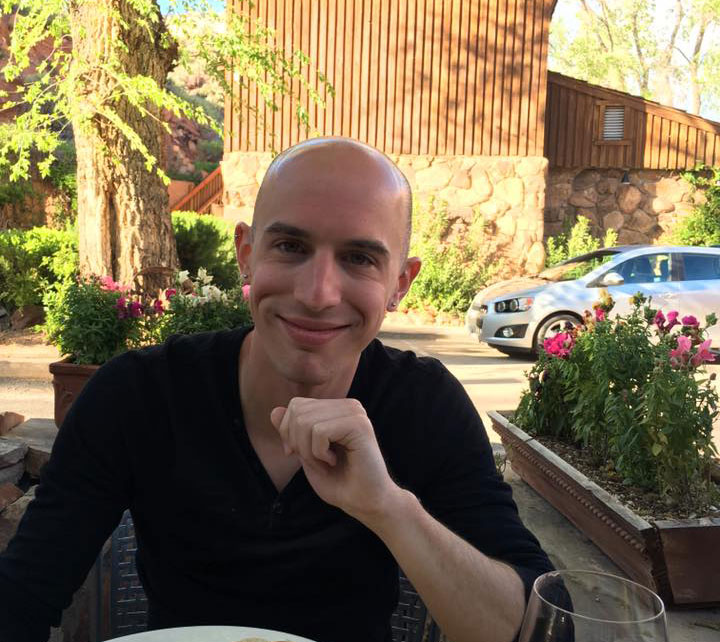
#> input picture faceDetection/facial-landmarks/images/example_01.jpg, 720 x 642 px
$ python -i detectFace.py   (imports and definitions only)
#> lines starting #> are read from the running program, lines starting #| are printed output that depends on the picture; after the words box and inside, x2 and y2 are one past the last pixel; in counts of white or black regions, pixels touching at a corner belong together
#> further down, picture is the input picture: shape (642, 720, 3); mean B, G, R 80.1, 107.8, 122.6
### faceDetection/detectSkinColor.py
import numpy as np
import cv2

def onlyFace(img):
# 	R > 95 and G > 40 and B > 20 and R > G and R > B
# and | R - G | > 15 and A > 15 and Cr > 135 and
# Cb > 85 and Y > 80 and Cr <= (1.5862*Cb)+20 and
# Cr>=(0.3448*Cb)+76.2069 and
# Cr >= (-4.5652*Cb)+234.5652 and
# Cr <= (-1.15*Cb)+301.75 and
# Cr <= (-2.2857*Cb)+432.85
# 0.0 <= H <= 50.0 and 0.23 <= S <= 0.68


	lower = np.array([0, 30, 30], dtype = "uint8")
	upper = np.array([155, 255, 255], dtype = "uint8")


	converted = cv2.cvtColor(img, cv2.COLOR_BGR2HSV)
	skinMask = cv2.inRange(converted, lower, upper)
	skin = cv2.bitwise_and(img, img, mask = skinMask)
	return skin

### faceDetection/detectFace.py
import copy
import cv2
import imutils
from .Display import display
from .detectSkinColor import onlyFace

#Detect Faces
def detect(img):

    # img = onlyFace(img)

    cropped_faces = []
    face_cascade = cv2.CascadeClassifier("C:/Users/sande/Desktop/CV/sandeep/Data/cascades/haarcascade_frontalface_default.xml")
    eye_cascade = cv2.CascadeClassifier('C:/Users/sande/Desktop/CV/sandeep/Data/cascades/haarcascade_eye.xml')
    mouth_cascade = cv2.CascadeClassifier('C:/Users/sande/Desktop/CV/sandeep/Data/cascades/haarcascade_mcs_mouth.xml')
    faces = face_cascade.detectMultiScale(img,1.1,7)
#> faces = [[230, 183, 188, 188]]
    for (x,y,w,h) in faces:
        roi_color = img[y:y+h, x:x+w]
        roi_color = onlyFace(roi_color)
        eyes = eye_cascade.detectMultiScale(roi_color)
        mouth = mouth_cascade.detectMultiScale(roi_color)
        if(len(eyes) and len(mouth)):
            cropped_faces.append(roi_color)
            cv2.rectangle(img,(x,y),(x+w,y+h+15),(255,0,0),2)
#> this loop made 1 pass
#> (x, y, w, h, lower in onlyFace, upper in onlyFace, eyes, mouth) on pass 1: (230, 183, 188, 188, [0, 30, 30], [155, 255, 255], [[100, 50, 52, 52], [31, 39, 50, 50]], [[101, 63, 63, 38], [21, 46, 66, 40], [49, 127, 83, 50]])
#> pass 1, in detect, `roi_color = img[y:y+h, x:x+w]`:
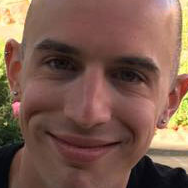
#> roi_color: shape (188, 188, 3); mean B, G, R 78.4, 92.1, 124.4
#> pass 1, in onlyFace, `skinMask = cv2.inRange(converted, lower, upper)`:
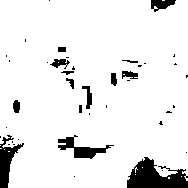
#> skinMask: shape (188, 188); 91.5% white; 41 black regions (27 under 20 px), largest, box (x1, y1, x2, y2) and area: (127, 157, 188, 188) 1140, (0, 135, 24, 188) 533, (58, 135, 114, 159) 461
#> pass 1, in onlyFace, `skin = cv2.bitwise_and(img, img, mask = skinMask)`:
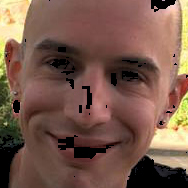
#> skin: shape (188, 188, 3); mean B, G, R 74.7, 88.7, 119.6
#> after the loop:
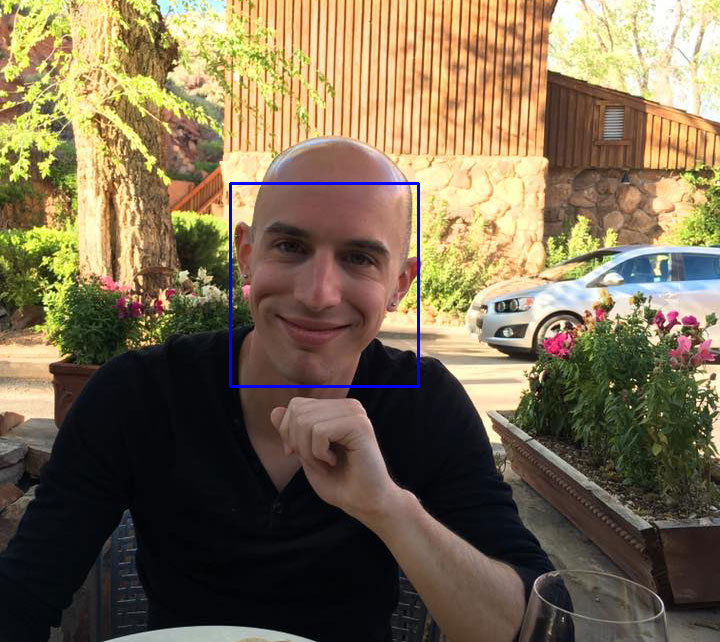
#> img: shape (642, 720, 3); 0.51% of pixels changed, all inside (x1, y1, x2, y2) = (229, 182, 420, 388)
#> after the loop, cropped_faces = 1 item
    # display(img)
    return cropped_faces

>>> import cv2
>>> picture = cv2.imread('facial-landmarks/images/example_01.jpg')
>>> result = detect(picture)
#> result = 1 item
